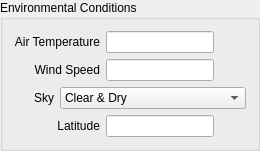
     <widget class="QGroupBox" name="groupBox2">
      <property name="sizePolicy">
       <sizepolicy hsizetype="Preferred" vsizetype="Preferred">
        <horstretch>0</horstretch>
        <verstretch>0</verstretch>
       </sizepolicy>
      </property>
      <property name="minimumSize">
       <size>
        <width>151</width>
        <height>120</height>
       </size>
      </property>
      <property name="accessibleName">
       <string>Environmental Conditions</string>
      </property>
      <property name="accessibleDescription">
       <string/>
      </property>
      <property name="title">
       <string>Environmental Conditions</string>
      </property>
      <layout class="QGridLayout" name="gridLayout_3">
       <item row="0" column="0" colspan="2">
        <widget class="QLabel" name="taLabel">
         <property name="minimumSize">
          <size>
           <width>78</width>
           <height>16</height>
          </size>
         </property>
         <property name="accessibleName">
          <string/>
         </property>
         <property name="text">
          <string>Air Temperature</string>
         </property>
         <property name="alignment">
          <set>Qt::AlignRight|Qt::AlignTrailing|Qt::AlignVCenter</set>
         </property>
        </widget>
       </item>
       <item row="0" column="2">
        <widget class="QLineEdit" name="taEdit">
         <property name="minimumSize">
          <size>
           <width>31</width>
           <height>20</height>
          </size>
         </property>
         <property name="toolTip">
          <string>Enter the air temperature at paving time.</string>
         </property>
         <property name="statusTip">
          <string/>
         </property>
         <property name="accessibleName">
          <string>Air Temperature</string>
         </property>
         <property name="accessibleDescription">
          <string/>
         </property>
         <property name="alignment">
          <set>Qt::AlignCenter</set>
         </property>
         <property name="placeholderText">
          <string/>
         </property>
        </widget>
       </item>
       <item row="0" column="3">
        <widget class="QLabel" name="tauLabel">
         <property name="minimumSize">
          <size>
           <width>26</width>
           <height>16</height>
          </size>
         </property>
         <property name="text">
          <string/>
         </property>
         <property name="alignment">
          <set>Qt::AlignLeading|Qt::AlignLeft|Qt::AlignVCenter</set>
         </property>
         <property name="textInteractionFlags">
          <set>Qt::NoTextInteraction</set>
         </property>
        </widget>
       </item>
       <item row="1" column="0" colspan="2">
        <widget class="QLabel" name="vwLabel">
         <property name="minimumSize">
          <size>
           <width>78</width>
           <height>16</height>
          </size>
         </property>
         <property name="layoutDirection">
          <enum>Qt::LeftToRight</enum>
         </property>
         <property name="text">
          <string>Wind Speed</string>
         </property>
         <property name="alignment">
          <set>Qt::AlignRight|Qt::AlignTrailing|Qt::AlignVCenter</set>
         </property>
        </widget>
       </item>
       <item row="1" column="2">
        <widget class="QLineEdit" name="swEdit">
         <property name="minimumSize">
          <size>
           <width>31</width>
           <height>18</height>
          </size>
         </property>
         <property name="toolTip">
          <string>Enter the approximate wind speed.</string>
         </property>
         <property name="statusTip">
          <string/>
         </property>
         <property name="accessibleName">
          <string>Wind Speed</string>
         </property>
         <property name="accessibleDescription">
          <string/>
         </property>
         <property name="alignment">
          <set>Qt::AlignCenter</set>
         </property>
         <property name="placeholderText">
          <string/>
         </property>
        </widget>
       </item>
       <item row="1" column="3">
        <widget class="QLabel" name="vuLabel">
         <property name="minimumSize">
          <size>
           <width>26</width>
           <height>16</height>
          </size>
         </property>
         <property name="text">
          <string/>
         </property>
         <property name="alignment">
          <set>Qt::AlignLeading|Qt::AlignLeft|Qt::AlignVCenter</set>
         </property>
        </widget>
       </item>
       <item row="2" column="0">
        <widget class="QLabel" name="skyLabel">
         <property name="minimumSize">
          <size>
           <width>36</width>
           <height>16</height>
          </size>
         </property>
         <property name="accessibleName">
          <string/>
         </property>
         <property name="layoutDirection">
          <enum>Qt::LeftToRight</enum>
         </property>
         <property name="text">
          <string>Sky</string>
         </property>
         <property name="alignment">
          <set>Qt::AlignRight|Qt::AlignTrailing|Qt::AlignVCenter</set>
         </property>
        </widget>
       </item>
       <item row="2" column="1" colspan="3">
        <widget class="QComboBox" name="skyCombo">
         <property name="minimumSize">
          <size>
           <width>94</width>
           <height>20</height>
          </size>
         </property>
         <property name="toolTip">
          <string>Click to select the level of cloud cover.</string>
         </property>
         <property name="statusTip">
          <string/>
         </property>
         <property name="accessibleName">
          <string>Sky Conditions</string>
         </property>
         <property name="accessibleDescription">
          <string/>
         </property>
         <item>
          <property name="text">
           <string comment="no clouds, low humidity">Clear &amp; Dry</string>
          </property>
          <property name="icon">
           <iconset resource="resource.qrc">
            <normaloff>:/images/sun16.png</normaloff>:/images/sun16.png</iconset>
          </property>
         </item>
         <item>
          <property name="text">
           <string>Humid &amp; Hazy</string>
          </property>
          <property name="icon">
           <iconset resource="resource.qrc">
            <normaloff>:/images/hazy16.png</normaloff>:/images/hazy16.png</iconset>
          </property>
         </item>
         <item>
          <property name="text">
           <string>Partly Cloudy</string>
          </property>
          <property name="icon">
           <iconset resource="resource.qrc">
            <normaloff>:/images/pcloudy16.png</normaloff>:/images/pcloudy16.png</iconset>
          </property>
         </item>
         <item>
          <property name="text">
           <string>Mostly Cloudy</string>
          </property>
          <property name="icon">
           <iconset resource="resource.qrc">
            <normaloff>:/images/mcloudy16.png</normaloff>:/images/mcloudy16.png</iconset>
          </property>
         </item>
         <item>
          <property name="text">
           <string comment="very cloudy">Overcast</string>
          </property>
          <property name="icon">
           <iconset resource="resource.qrc">
            <normaloff>:/images/overcast16.png</normaloff>:/images/overcast16.png</iconset>
          </property>
         </item>
        </widget>
       </item>
       <item row="3" column="0" colspan="2">
        <widget class="QLabel" name="latLabel">
         <property name="minimumSize">
          <size>
           <width>78</width>
           <height>16</height>
          </size>
         </property>
         <property name="toolTip">
          <string/>
         </property>
         <property name="accessibleName">
          <string/>
         </property>
         <property name="layoutDirection">
          <enum>Qt::LeftToRight</enum>
         </property>
         <property name="text">
          <string>Latitude</string>
         </property>
         <property name="alignment">
          <set>Qt::AlignRight|Qt::AlignTrailing|Qt::AlignVCenter</set>
         </property>
        </widget>
       </item>
       <item row="3" column="2">
        <widget class="QLineEdit" name="latEdit">
         <property name="minimumSize">
          <size>
           <width>31</width>
           <height>18</height>
          </size>
         </property>
         <property name="toolTip">
          <string>Enter the degress latitude of the paving location.  If you are in the Southern Hemisphere type a negative (minus) symbol before the degrees.</string>
         </property>
         <property name="accessibleName">
          <string>Degrees Latitude</string>
         </property>
         <property name="accessibleDescription">
          <string/>
         </property>
         <property name="alignment">
          <set>Qt::AlignCenter</set>
         </property>
         <property name="placeholderText">
          <string/>
         </property>
        </widget>
       </item>
       <item row="3" column="3">
        <widget class="QLabel" name="luLabel">
         <property name="toolTip">
          <string>Enter a positive number for °N,  negative for °S.</string>
         </property>
         <property name="accessibleName">
          <string/>
         </property>
         <property name="accessibleDescription">
          <string/>
         </property>
         <property name="text">
          <string/>
         </property>
         <property name="alignment">
          <set>Qt::AlignLeading|Qt::AlignLeft|Qt::AlignVCenter</set>
         </property>
        </widget>
       </item>
      </layout>
     </widget>
